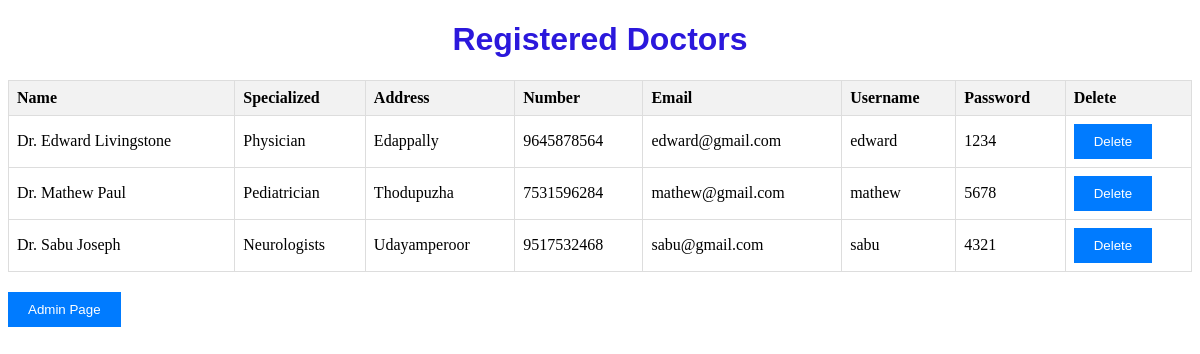
The app's page /hospital/doclist with its own data.
### hospitalapp/models.py (models this page shows, shortened)
class Docdetails(models.Model):
    name=models.CharField(max_length=50, default='0000000')
    specialized=models.CharField(max_length=100, default='aaaa')
    address=models.CharField(max_length=100, default='0000000')
    number=models.IntegerField(max_length=50, default='0000000')
    email=models.EmailField(max_length=255, default='abc@gmail.com')
    username=models.CharField(max_length=50, default='0000000')
    password=models.IntegerField(max_length=255, default='000000')

### hospitalapp/views.py (the view)
def doclistPageView(request):
    doctor=Docdetails.objects.all()
    context ={
        'alldoctors':doctor
    }
    return render(request=request,template_name='doclist.html',context=context)

### hospitalapp/templates/doclist.html (shortened to what this page needs)
{% load static %}
<!DOCTYPE html>
<html lang="en">
<head>
    <link rel="stylesheet" href="{% static 'c.css' %}">
</head>
<body>
    <h1>
        Registered Doctors
    </h1>
    <table border="1" class="styled-table">
        <thead>
            <tr>
                <th>Name</th>
                <th>Specialized</th>
                <th>Address</th>
                <th>Number</th>
                <th>Email</th>
                <th>Username</th>
                <th>Password</th>
                <th>Delete</th>
            </tr>
        </thead>
    <tbody>
        {% for doctor in alldoctors %}
        <tr>
            <td>{{ doctor.name }}</td>
            <td>{{ doctor.specialized }}</td>
            <td>{{ doctor.address }}</td>
            <td>{{ doctor.number }}</td>
            <td>{{ doctor.email }}</td>
            <td>{{ doctor.username }}</td>
            <td>{{ doctor.password }}</td>
            <td>
                <form method ="post" action="{% url 'deletedocview' doctor.pk %}">
                    <button type="submit">Delete</button>
                </form>
            </td>
        </tr>
     {% endfor %}
    </tbody>
    </table>
    <form method ="post" action="{% url 'admin' %}">
        <button type="submit" class="submit_btn">Admin Page</button>
    </form>
</body>

### hospitalapp/static/c.css (style rules this page uses)
table { border-collapse: collapse; width: 100%; margin-bottom: 20px; }
th, td { border: 1px solid #ddd; padding: 8px; text-align: left; }
th { background-color: #f2f2f2; }
button { padding: 10px 20px; background-color: #007bff; color: #fff; border: none; cursor: pointer; }
h1 { color: #2b18dc; font-family: Arial, sans-serif; text-align: center; }

### records on screen
Docdetails: name "Dr. Edward Livingstone", specialized "Physician", address "Edappally", number "9645878564", email "edward@gmail.com", username "edward", password "1234"
Docdetails: name "Dr. Mathew Paul", specialized "Pediatrician", address "Thodupuzha", number "7531596284", email "mathew@gmail.com", username "mathew", password "5678"
Docdetails: name "Dr. Sabu Joseph", specialized "Neurologists", address "Udayamperoor", number "9517532468", email "sabu@gmail.com", username "sabu", password "4321"
